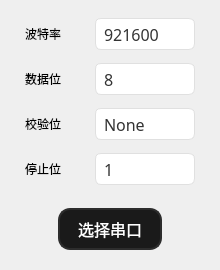
<?xml version="1.0" encoding="UTF-8"?>
<ui version="4.0">
 <class>uartWidget</class>
 <widget class="QWidget" name="uartWidget">
  <property name="geometry">
   <rect>
    <x>0</x>
    <y>0</y>
    <width>220</width>
    <height>270</height>
   </rect>
  </property>
  <property name="windowTitle">
   <string>Form</string>
  </property>
  <layout class="QVBoxLayout" name="verticalLayout_2" stretch="2,2,2,2,3">
   <property name="spacing">
    <number>0</number>
   </property>
   <property name="leftMargin">
    <number>5</number>
   </property>
   <property name="topMargin">
    <number>5</number>
   </property>
   <property name="rightMargin">
    <number>5</number>
   </property>
   <property name="bottomMargin">
    <number>5</number>
   </property>
   <item>
    <layout class="QHBoxLayout" name="horizontalLayout_2" stretch="2,5">
     <property name="leftMargin">
      <number>20</number>
     </property>
     <property name="rightMargin">
      <number>20</number>
     </property>
     <item>
      <widget class="QLabel" name="label_2">
       <property name="sizePolicy">
        <sizepolicy hsizetype="Preferred" vsizetype="Preferred">
         <horstretch>0</horstretch>
         <verstretch>0</verstretch>
        </sizepolicy>
       </property>
       <property name="text">
        <string>波特率</string>
       </property>
      </widget>
     </item>
     <item>
      <widget class="QComboBox" name="bandRateBox">
       <property name="sizePolicy">
        <sizepolicy hsizetype="Fixed" vsizetype="Fixed">
         <horstretch>0</horstretch>
         <verstretch>0</verstretch>
        </sizepolicy>
       </property>
       <property name="minimumSize">
        <size>
         <width>0</width>
         <height>0</height>
        </size>
       </property>
       <property name="maximumSize">
        <size>
         <width>100</width>
         <height>32</height>
        </size>
       </property>
       <property name="font">
        <font>
         <family>微软雅黑</family>
         <pointsize>-1</pointsize>
        </font>
       </property>
       <property name="styleSheet">
        <string notr="true">/* 统一所有输入框（QLineEdit + QComboBox）的样式 */
QLineEdit, QComboBox {
    background-color: #ffffff;
    border: 1px solid #e0e0e0;
    border-radius: 6px;
    padding: 6px 8px;
    font-size: 16px;
    color: #333333;
}

/* QComboBox 下拉箭头区域样式（避免额外凸起 + 无警告） */
QComboBox::drop-down {
    border: none;
    background-color: transparent;
    width: 20px;
}
QComboBox::down-arrow {
    image: none; /* 清空箭头，无资源加载警告 */
    width: 12px;
    height: 12px;
}

/* 聚焦状态保持一致 */
QLineEdit:focus, QComboBox:focus {
    border: 1px solid #40a9ff;
    outline: none;
}</string>
       </property>
       <item>
        <property name="text">
         <string>921600</string>
        </property>
       </item>
       <item>
        <property name="text">
         <string>460800</string>
        </property>
       </item>
       <item>
        <property name="text">
         <string>230400</string>
        </property>
       </item>
       <item>
        <property name="text">
         <string>115200</string>
        </property>
       </item>
       <item>
        <property name="text">
         <string>57600</string>
        </property>
       </item>
       <item>
        <property name="text">
         <string>38400</string>
        </property>
       </item>
       <item>
        <property name="text">
         <string>19200</string>
        </property>
       </item>
       <item>
        <property name="text">
         <string>9600</string>
        </property>
       </item>
      </widget>
     </item>
    </layout>
   </item>
   <item>
    <layout class="QHBoxLayout" name="horizontalLayout_3" stretch="2,5">
     <property name="leftMargin">
      <number>20</number>
     </property>
     <property name="rightMargin">
      <number>20</number>
     </property>
     <item>
      <widget class="QLabel" name="label_3">
       <property name="sizePolicy">
        <sizepolicy hsizetype="Preferred" vsizetype="Preferred">
         <horstretch>0</horstretch>
         <verstretch>0</verstretch>
        </sizepolicy>
       </property>
       <property name="text">
        <string>数据位</string>
       </property>
      </widget>
     </item>
     <item>
      <widget class="QComboBox" name="dataBitBox">
       <property name="minimumSize">
        <size>
         <width>95</width>
         <height>0</height>
        </size>
       </property>
       <property name="maximumSize">
        <size>
         <width>100</width>
         <height>32</height>
        </size>
       </property>
       <property name="font">
        <font>
         <family>微软雅黑</family>
         <pointsize>-1</pointsize>
        </font>
       </property>
       <property name="styleSheet">
        <string notr="true">/* 统一所有输入框（QLineEdit + QComboBox）的样式 */
QLineEdit, QComboBox {
    background-color: #ffffff;
    border: 1px solid #e0e0e0;
    border-radius: 6px;
    padding: 6px 8px;
    font-size: 16px;
    color: #333333;
}

/* QComboBox 下拉箭头区域样式（避免额外凸起 + 无警告） */
QComboBox::drop-down {
    border: none;
    background-color: transparent;
    width: 20px;
}
QComboBox::down-arrow {
    image: none; /* 清空箭头，无资源加载警告 */
    width: 12px;
    height: 12px;
}

/* 聚焦状态保持一致 */
QLineEdit:focus, QComboBox:focus {
    border: 1px solid #40a9ff;
    outline: none;
}</string>
       </property>
       <item>
        <property name="text">
         <string>8</string>
        </property>
       </item>
       <item>
        <property name="text">
         <string>7</string>
        </property>
       </item>
       <item>
        <property name="text">
         <string>6</string>
        </property>
       </item>
       <item>
        <property name="text">
         <string>5</string>
        </property>
       </item>
      </widget>
     </item>
    </layout>
   </item>
   <item>
    <layout class="QHBoxLayout" name="horizontalLayout_4" stretch="2,5">
     <property name="leftMargin">
      <number>20</number>
     </property>
     <property name="rightMargin">
      <number>20</number>
     </property>
     <item>
      <widget class="QLabel" name="label_4">
       <property name="sizePolicy">
        <sizepolicy hsizetype="Preferred" vsizetype="Preferred">
         <horstretch>0</horstretch>
         <verstretch>0</verstretch>
        </sizepolicy>
       </property>
       <property name="text">
        <string>校验位</string>
       </property>
      </widget>
     </item>
     <item>
      <widget class="QComboBox" name="checkBitBox">
       <property name="minimumSize">
        <size>
         <width>95</width>
         <height>0</height>
        </size>
       </property>
       <property name="maximumSize">
        <size>
         <width>100</width>
         <height>32</height>
        </size>
       </property>
       <property name="font">
        <font>
         <family>微软雅黑</family>
         <pointsize>-1</pointsize>
        </font>
       </property>
       <property name="styleSheet">
        <string notr="true">/* 统一所有输入框（QLineEdit + QComboBox）的样式 */
QLineEdit, QComboBox {
    background-color: #ffffff;
    border: 1px solid #e0e0e0;
    border-radius: 6px;
    padding: 6px 8px;
    font-size: 16px;
    color: #333333;
}

/* QComboBox 下拉箭头区域样式（避免额外凸起 + 无警告） */
QComboBox::drop-down {
    border: none;
    background-color: transparent;
    width: 20px;
}
QComboBox::down-arrow {
    image: none; /* 清空箭头，无资源加载警告 */
    width: 12px;
    height: 12px;
}

/* 聚焦状态保持一致 */
QLineEdit:focus, QComboBox:focus {
    border: 1px solid #40a9ff;
    outline: none;
}</string>
       </property>
       <item>
        <property name="text">
         <string>None</string>
        </property>
       </item>
       <item>
        <property name="text">
         <string>Even</string>
        </property>
       </item>
       <item>
        <property name="text">
         <string>Odd</string>
        </property>
       </item>
       <item>
        <property name="text">
         <string>Mark</string>
        </property>
       </item>
       <item>
        <property name="text">
         <string>Space</string>
        </property>
       </item>
      </widget>
     </item>
    </layout>
   </item>
   <item>
    <layout class="QHBoxLayout" name="horizontalLayout_5" stretch="2,5">
     <property name="spacing">
      <number>7</number>
     </property>
     <property name="leftMargin">
      <number>20</number>
     </property>
     <property name="rightMargin">
      <number>20</number>
     </property>
     <item>
      <widget class="QLabel" name="label_5">
       <property name="sizePolicy">
        <sizepolicy hsizetype="Preferred" vsizetype="Preferred">
         <horstretch>0</horstretch>
         <verstretch>0</verstretch>
        </sizepolicy>
       </property>
       <property name="text">
        <string>停止位</string>
       </property>
      </widget>
     </item>
     <item>
      <widget class="QComboBox" name="stopBitBox">
       <property name="minimumSize">
        <size>
         <width>95</width>
         <height>0</height>
        </size>
       </property>
       <property name="maximumSize">
        <size>
         <width>100</width>
         <height>32</height>
        </size>
       </property>
       <property name="font">
        <font>
         <family>微软雅黑</family>
         <pointsize>-1</pointsize>
        </font>
       </property>
       <property name="styleSheet">
        <string notr="true">/* 统一所有输入框（QLineEdit + QComboBox）的样式 */
QLineEdit, QComboBox {
    background-color: #ffffff;
    border: 1px solid #e0e0e0;
    border-radius: 6px;
    padding: 6px 8px;
    font-size: 16px;
    color: #333333;
}

/* QComboBox 下拉箭头区域样式（避免额外凸起 + 无警告） */
QComboBox::drop-down {
    border: none;
    background-color: transparent;
    width: 20px;
}
QComboBox::down-arrow {
    image: none; /* 清空箭头，无资源加载警告 */
    width: 12px;
    height: 12px;
}

/* 聚焦状态保持一致 */
QLineEdit:focus, QComboBox:focus {
    border: 1px solid #40a9ff;
    outline: none;
}</string>
       </property>
       <item>
        <property name="text">
         <string>1</string>
        </property>
       </item>
       <item>
        <property name="text">
         <string>1.5</string>
        </property>
       </item>
       <item>
        <property name="text">
         <string>2</string>
        </property>
       </item>
       <item>
        <property name="text">
         <string>0</string>
        </property>
       </item>
      </widget>
     </item>
    </layout>
   </item>
   <item>
    <layout class="QVBoxLayout" name="verticalLayout" stretch="3">
     <item>
      <layout class="QHBoxLayout" name="horizontalLayout_6">
       <property name="topMargin">
        <number>10</number>
       </property>
       <item>
        <spacer name="horizontalSpacer">
         <property name="orientation">
          <enum>Qt::Horizontal</enum>
         </property>
         <property name="sizeHint" stdset="0">
          <size>
           <width>40</width>
           <height>20</height>
          </size>
         </property>
        </spacer>
       </item>
       <item>
        <widget class="QPushButton" name="pushButton">
         <property name="styleSheet">
          <string notr="true">/* QPushButton 基础样式 - 核心暗黑风格 */
QPushButton {
    background-color: #1a1a1a;  /* 深黑色背景 */
    border-radius: 12px;         /* 圆角 */
    border: 2px solid #2d2d2d;  /* 统一边框宽度为2px */

    font-family: &quot;Microsoft YaHei&quot;, sans-serif;
    font-size: 16px;            
    color: #ffffff;              

    padding: 5px 10px;          
    min-width: 80px;            
    min-height: 28px;           
}

/* 鼠标悬停 - 轻微提亮 */
QPushButton:hover {
    background-color: #2a2a2a;
    border-color: #3d3d3d;
}

/* 按下效果 - 加深背景 */
QPushButton:pressed {
    background-color: #0a0a0a;
}

/* 禁用状态 - 灰色调 */
QPushButton:disabled {
    background-color: #2c2c2c;
    color: #666666;
}

/* 连接成功（断开状态）- 红色高亮样式 */
QPushButton[connected=&quot;true&quot;] {
    background-color: #ff0000;    /* 纯红色背景 */
    border: 2px solid #ffffff;    /* 保持边框宽度2px，仅改颜色 */
    color: #ffffff;               /* 白色文字 */
}
QPushButton[connected=&quot;true&quot;]:hover {
    background-color: #ff3333;
}
QPushButton[connected=&quot;true&quot;]:pressed {
    background-color: #cc0000;
}</string>
         </property>
         <property name="text">
          <string>选择串口</string>
         </property>
        </widget>
       </item>
       <item>
        <spacer name="horizontalSpacer_2">
         <property name="orientation">
          <enum>Qt::Horizontal</enum>
         </property>
         <property name="sizeHint" stdset="0">
          <size>
           <width>40</width>
           <height>20</height>
          </size>
         </property>
        </spacer>
       </item>
      </layout>
     </item>
    </layout>
   </item>
  </layout>
 </widget>
 <resources/>
 <connections/>
</ui>
